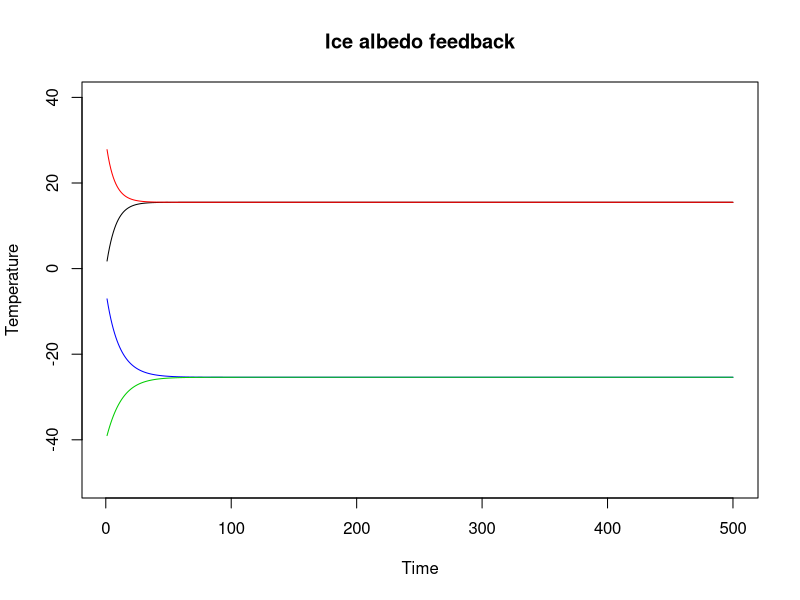

The R script that drew this image:
# model parameters
dt <-  10**8
cp <- 10**10
S <- 1372
alpha <- 0.3
eps <- 0.61
sigma = 5.67*10**(-8)

## setting vectors
timeVect <- 1:500
TnVector <- vector(length = 500)

# starting condition temperature
Tn = 273  + 0

for (i in 1:500) {
  
  if(Tn < 273  + 0) alpha <- 0.62 else alpha <- 0.3
  Ein <- S*(1-alpha)
  Eout <- 4*eps*sigma*(Tn**4)
  
  Tend <- dt/cp * (Ein - Eout)
  Tf <- Tn + Tend
  Tn <- Tf
  
  TnVector[i] <- Tn
}

plot(x = timeVect, TnVector - 273.15, type = "l", ylim = c(-50, 40), xlab = "Time", ylab = "Temperature",
     main = "Ice albedo feedback")



# starting condition temperature
Tn = 273  - 5
for (i in 1:500) {
  
  if(Tn < 273  + 0) alpha <- 0.62 else alpha <- 0.3
  Ein <- S*(1-alpha)
  Eout <- 4*eps*sigma*(Tn**4)
  
  Tend <- dt/cp * (Ein - Eout)
  Tf <- Tn + Tend
  Tn <- Tf
  
  TnVector[i] <- Tn
}

lines(x = timeVect, TnVector - 273.15, col = "blue")
#plot(x = timeVect, TnVector - 273.15, col = "blue")


# starting condition temperature
Tn = 273  + 30
for (i in 1:500) {
  
  if(Tn < 273  + 0) alpha <- 0.62 else alpha <- 0.3
  Ein <- S*(1-alpha)
  Eout <- 4*eps*sigma*(Tn**4)
  
  Tend <- dt/cp * (Ein - Eout)
  Tf <- Tn + Tend
  Tn <- Tf
  
  TnVector[i] <- Tn
}

lines(x = timeVect, TnVector - 273.15, col = "red")


# starting condition temperature
Tn = 273  -40
for (i in 1:500) {
  
  if(Tn < 273  + 0) alpha <- 0.62 else alpha <- 0.3
  Ein <- S*(1-alpha)
  Eout <- 4*eps*sigma*(Tn**4)
  
  Tend <- dt/cp * (Ein - Eout)
  Tf <- Tn + Tend
  Tn <- Tf
  
  TnVector[i] <- Tn
}

lines(x = timeVect, TnVector - 273.15, col = "green3")

